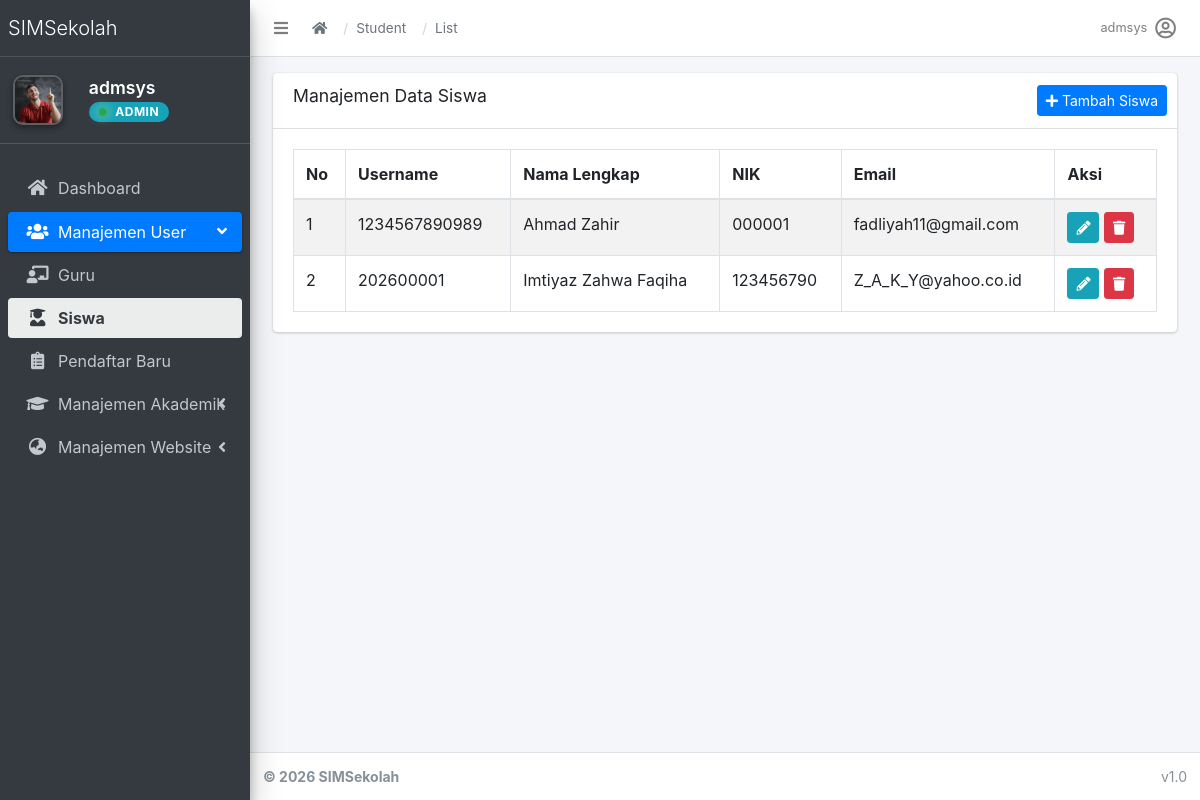
The page /accounts/students/ (signed in) on the database as committed earlier.
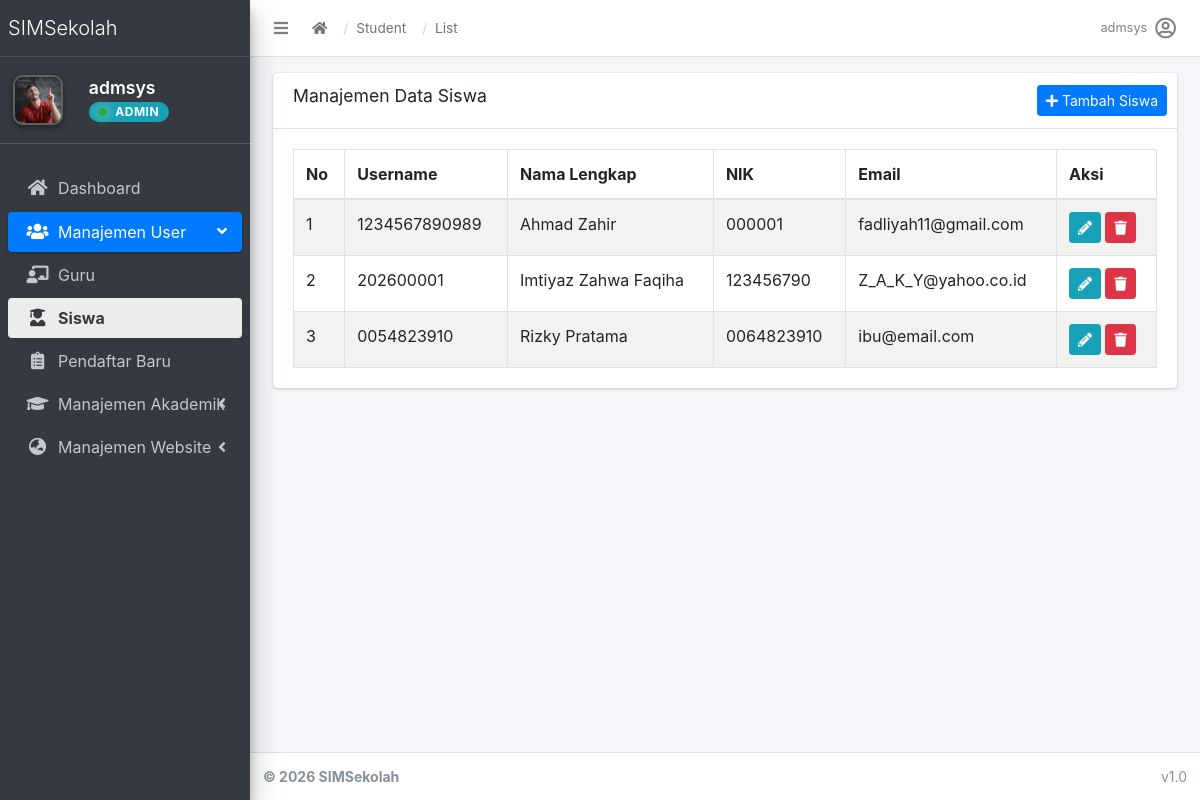
The same page on the database as committed later.
### apps/accounts/models.py (models this page shows, shortened)
class User(AbstractUser):
    role = models.CharField(
        max_length=20,
        choices=(
            ('admin', 'Admin'),
            ('operator', 'Operator'),
            ('teacher', 'Teacher'),
            ('student', 'Student'),
        ),
        default='student'
    )

class UserProfile(models.Model):
    GENDER_CHOICES = (
        ('L', 'Laki-laki'),
        ('P', 'Perempuan'),
    )
    user = models.OneToOneField(User, on_delete=models.CASCADE)
    nama_lengkap = models.CharField(max_length=150, blank=True)
    nik = models.CharField(max_length=16, blank=True)
    jenis_kelamin = models.CharField(max_length=1, choices=GENDER_CHOICES, blank=True)
    tempat_lahir = models.CharField(max_length=100, blank=True)
    tanggal_lahir = models.DateField(null=True, blank=True)
    nama_ibu_kandung = models.CharField(max_length=150, blank=True)
    nama_sekolah = models.CharField(max_length=200, blank=True)
    npsn = models.CharField(max_length=20, blank=True)
    alamat_sekolah = models.TextField(blank=True)
    email_unit_kerja = models.EmailField(blank=True)
    alamat_rumah = models.TextField(blank=True)
    no_hp = models.CharField(max_length=20, blank=True)
    email_pribadi = models.EmailField(blank=True)
    pendidikan_terakhir = models.CharField(max_length=100, blank=True)
    jurusan = models.CharField(max_length=100, blank=True)
    gelar = models.CharField(max_length=50, blank=True)

### apps/accounts/views.py (the view)
# urls.py: path('students/', views.student_list, name='student_list'),
@admin_only
def student_list(request):
    students = User.objects.filter(role='student')
    return render(request, 'accounts/student_list.html', {'students': students})

### apps/accounts/templatetags/account_tags.py (called while the page is built)
@register.inclusion_tag('accounts/partials/user_info.html', takes_context=True)
def user_profile_info(context):
    request = context['request']
    user = request.user
    return {
        'profile': user.userprofile if user.is_authenticated else None,
        'user': user
    }

### apps/core/context_processors.py (called while the page is built)
def theme(request):
    return {
        "THEME": settings.THEME
    }

def breadcrumbs(request):
    breadcrumbs = []
    if request.resolver_match:
        url_name = request.resolver_match.url_name
        if url_name:
            parts = url_name.split("_")
            for part in parts:
                breadcrumbs.append({
                    "name": part.capitalize(),
                    "url": ""
                })
    return {
        "breadcrumbs": breadcrumbs
    }

### apps/accounts/templates/accounts/student_list.html (shortened to what this page needs)
{% extends 'admin/base.html' %}
{% load static %}
{% block content %}
<div class="container-fluid">
    <div class="row">
        <div class="col-12">
            <div class="card">
                <div class="card-header">
                    <h3 class="card-title">Manajemen Data Siswa</h3>
                    <div class="card-tools">
                        <a href="{% url 'accounts:student_create' %}" class="btn btn-primary btn-sm">
                            <i class="fas fa-plus"></i> Tambah Siswa
                        </a>
                    </div>
                </div>
                <div class="card-body">
                    <table id="example1" class="table table-bordered table-striped">
                        <thead>
                            <tr>
                                <th>No</th>
                                <th>Username</th>
                                <th>Nama Lengkap</th>
                                <th>NIK</th>
                                <th>Email</th>
                                <th>Aksi</th>
                            </tr>
                        </thead>
                        <tbody>
                            {% for student in students %}
                            <tr>
                                <td>{{ forloop.counter }}</td>
                                <td>{{ student.username }}</td>
                                <td>{{ student.userprofile.nama_lengkap|default:"-" }}</td>
                                <td>{{ student.userprofile.nik|default:"-" }}</td>
                                <td>{{ student.email }}</td>
                                <td>
                                    <a href="{% url 'accounts:student_edit' student.pk %}" class="btn btn-info btn-sm">
                                        <i class="fas fa-pencil-alt"></i>
                                    </a>
                                    <form action="{% url 'accounts:student_delete' student.pk %}" method="POST" style="display:inline;">
                                        <button type="submit" class="btn btn-danger btn-sm" onclick="return confirm('Yakin ingin menghapus?')">
                                            <i class="fas fa-trash"></i>
                                        </button>
                                    </form>
                                </td>
                            </tr>
                            {% empty %}
                            <tr>
                                <td colspan="6" class="text-center">Belum ada data murid.</td>
                            </tr>
                            {% endfor %}
                        </tbody>
                    </table>
                </div>
                </div>
        </div>
    </div>
</div>
{% endblock %}

### templates/admin/partials/navbar.html (shortened to what this page needs)
<nav class="main-header navbar navbar-expand navbar-white navbar-light">
  <ul class="navbar-nav">
    <li class="nav-item">
      <a class="nav-link" data-widget="pushmenu" href="#" role="button">
        <i class="fas fa-bars"></i>
      </a>
    </li>
  </ul>
  <nav aria-label="breadcrumb" class="d-none d-md-flex align-items-center ml-2">
    <ol class="breadcrumb">
      <li class="breadcrumb-item">
        <a href="{% url 'dashboard' %}"><i class="fas fa-home"></i></a>
      </li>
      {% for crumb in breadcrumbs %}
        {% if crumb.url %}
          <li class="breadcrumb-item">
            <a href="{{ crumb.url }}">{{ crumb.name }}</a>
          </li>
        {% else %}
          <li class="breadcrumb-item active" aria-current="page">
            {{ crumb.name }}
          </li>
        {% endif %}
      {% endfor %}
    </ol>
  </nav>
  <ul class="navbar-nav ml-auto">
    <li class="nav-item dropdown">
      <a class="nav-link d-flex align-items-center" data-toggle="dropdown" href="#">
        <span class="mr-2 d-none d-lg-inline text-gray-600 small">{{ user.username }}</span>
        <i class="far fa-user-circle fa-lg"></i>
      </a>
    </li>
  </ul>
</nav>

Rows that differ between the two databases and show on the page:
added User: username "0054823910", userprofile.nama_lengkap "Rizky Pratama", userprofile.nik "0064823910", email "ibu@email.com"
